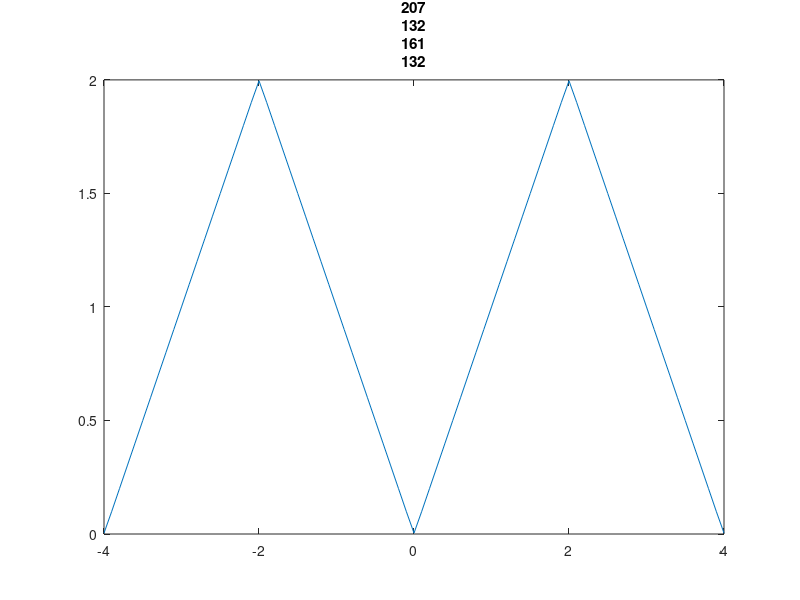

This figure's MATLAB source: (Note: this script raises an error after producing the figure.)
%a0 = 0
%ak = (e^j*pi*k+ e^-j*pi*k - 2)/(2*j*pi*k)
% if k odd -> -2/(j*pi*k)
% if k even ->0
function [] = graph_func_test()
graph_square_wave(2);
graph_square_wave(4);
graph_square_wave(100);
graph_triangle_wave(2);
graph_triangle_wave(4);
graph_triangle_wave(100);
sound_fcn();
end
function [] = sound_fcn()
signal1 = @(t) cos(2*pi*220*2^(10/12)*t*8);
signal2 = @(t) cos(2*pi*220*2^(6/12)*t*2);
signal3 = @(t) cos(2*pi*220*2^(8/12)*t*8);
signal4 = @(t) cos(2*pi*220*2^(5/12)*t*2);
fs = 8000;
n1 = 2;
t8 = 1/fs: 1/fs:n1/8;
disp(t8(1));
t2 = 1/fs: 1/fs:n1/2;
sd = zeros(1,round(length(t8)/10));
rest = zeros(1,length(t8));
t1 = 1/fs: 1/fs:n1;
signal1_arr = arrayfun(signal1, t1);
signal2_arr = arrayfun(signal2, t1);
signal3_arr = arrayfun(signal3, t1);
signal4_arr = arrayfun(signal4, t1);
final_signal = [signal1_arr, sd, signal1_arr, sd,signal1_arr, sd, signal2_arr, sd, rest, sd,
signal3_arr, sd,signal3_arr, sd,signal3_arr, sd, signal4_arr];
sound(final_signal);
end
function [] = graph_triangle_wave(k_range)
T0 = 4;
function [ak] = ak_fcn(k)
if k == 0
ak = 1;
else
ak = (1-(-1)^k)/(-2*pi^2*k^2);
end
end
aks = zeros(1, 2*k_range + 1);
%start
k = -(length(aks) - 1) / 2;
for n = 1 : 2*k_range +1
if n ~= k_range + 1
aks(n) = ak_fcn(k);
end
k = k + 1;
end
function [x] = compute_x(aks, t, T0)
x = 1;
k = -(length(aks) - 1) / 2;
for n = 1 : length(aks)
x = x + aks(n) * exp(j*k*2*pi*t/T0);
k = k + 1;
end
end
aks = 4*aks;
t_start = -4;
t_end = 4;
T_sampling = T0/40;
t = t_start:T_sampling:t_end;
plot(t, arrayfun(@(x)compute_x(aks, x, T0), t));
title("k = " + k_range);
end
function [] = graph_square_wave_2(k_range)
T0 = 2;
function [ak] = ak_fcn(k)
if k == 0
ak = 1/2;
elseif mod(k, 2) == 0
ak = 0;
else
ak = 1/(j*pi*k);
end
end
aks = zeros(1, 2*k_range + 1);
%start
k = -(length(aks) - 1) / 2;
for n = 1 : 2*k_range +1
if n ~= k_range + 1
aks(n) = ak_fcn(k);
end
k = k + 1;
end
function [x] = compute_x(aks, t, T0)
x = 0;
k = -(length(aks) - 1) / 2;
for n = 1 : length(aks)
disp(k);
x = x + aks(n) * exp(j*k*2*pi*t/T0);
k = k + 1;
end
end
t_start = -1;
t_end = 4;
T_sampling = T0/30;
t = t_start:T_sampling:t_end;
plot(t, arrayfun(@(x)compute_x(aks, x, T0), t));
title("k = " + k_range);
end
% function [ak] = ak_fcn(k)
% if mod(k, 2) == 0
% ak = -2/(j*pi*k);
% else
% ak = 0
% end
% %ak = (exp(j*pi*k) + exp(-j*pi*k) -2) / (2*j*pi*k);
% end
function [] = graph_square_wave(k_range)
T0 = 2;
function [ak] = ak_fcn(k)
ak = (exp(j*pi*k) + exp(-j*pi*k) -2) / (2*j*pi*k);
end
aks = zeros(1, 2*k_range + 1);
%start
k = -(length(aks) - 1) / 2;
for n = 1 : 2*k_range +1
if n ~= k_range + 1
aks(n) = ak_fcn(k);
end
k = k + 1;
end
function [x] = compute_x(aks, t, T0)
x = 0;
k = -(length(aks) - 1) / 2;
for n = 1 : length(aks)
disp(k);
x = x + aks(n) * exp(j*k*2*pi*t/T0);
k = k + 1;
end
end
t_start = -1;
t_end = 4;
T_sampling = T0/30;
t = t_start:T_sampling:t_end;
plot(t, arrayfun(@(x)compute_x(aks, x, T0), t));
title("k = " + k_range);
end